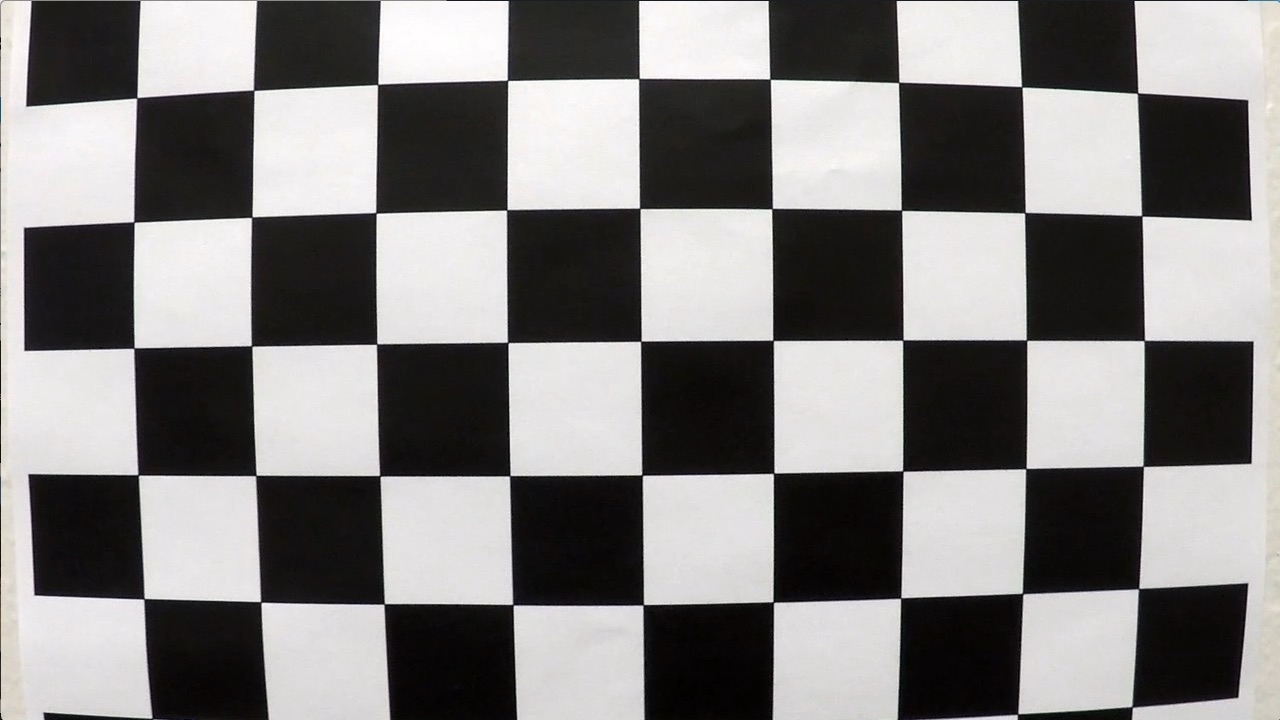
#> input picture camera_cal/calibration1.jpg, 1280 x 720 px; its folder holds only this picture in this run
$ jupyter execute --allow-errors 'Advanced Lane Finding.ipynb'   (shell and % lines are left out)   (older library calls are emulated)
#> lines starting #> are read from the running program, lines starting #| are printed output that depends on the picture; after the words box and inside, x2 and y2 are one past the last pixel; in counts of white or black regions, pixels touching at a corner belong together
[cell 1]
# imports
import numpy as np
import cv2
import glob
import matplotlib.pyplot as plt
import matplotlib.image as mpimg
from moviepy.editor import VideoFileClip

[cell 2]
# perform camera calibration
images = glob.glob('camera_cal/calibration*.jpg')
object_pts = []
image_pts = []
nx = 9
ny = 6
objpts = np.zeros((ny*nx,3),np.float32)
objpts[:,:2] = np.mgrid[0:nx,0:ny].T.reshape(-1,2)
for image in images:
    gray = cv2.cvtColor(plt.imread(image),cv2.COLOR_RGB2GRAY)
#> gray: shape (720, 1280); min 0, max 255, mean 128.9
    ret, corners = cv2.findChessboardCorners(gray,(nx,ny),None)
#> ret = False; corners = None
    if ret == True:
        image_pts.append(corners)
        object_pts.append(objpts)

[cell 3]
# undistort image
def undistort(img):
    ret, mtx, dist, rvecs, tvecs = cv2.calibrateCamera(object_pts, image_pts, img.shape[1:], None, None)
    undist = cv2.undistort(img, mtx, dist, None, mtx)
    return undist

distorted = mpimg.imread('test_images/test6.jpg')
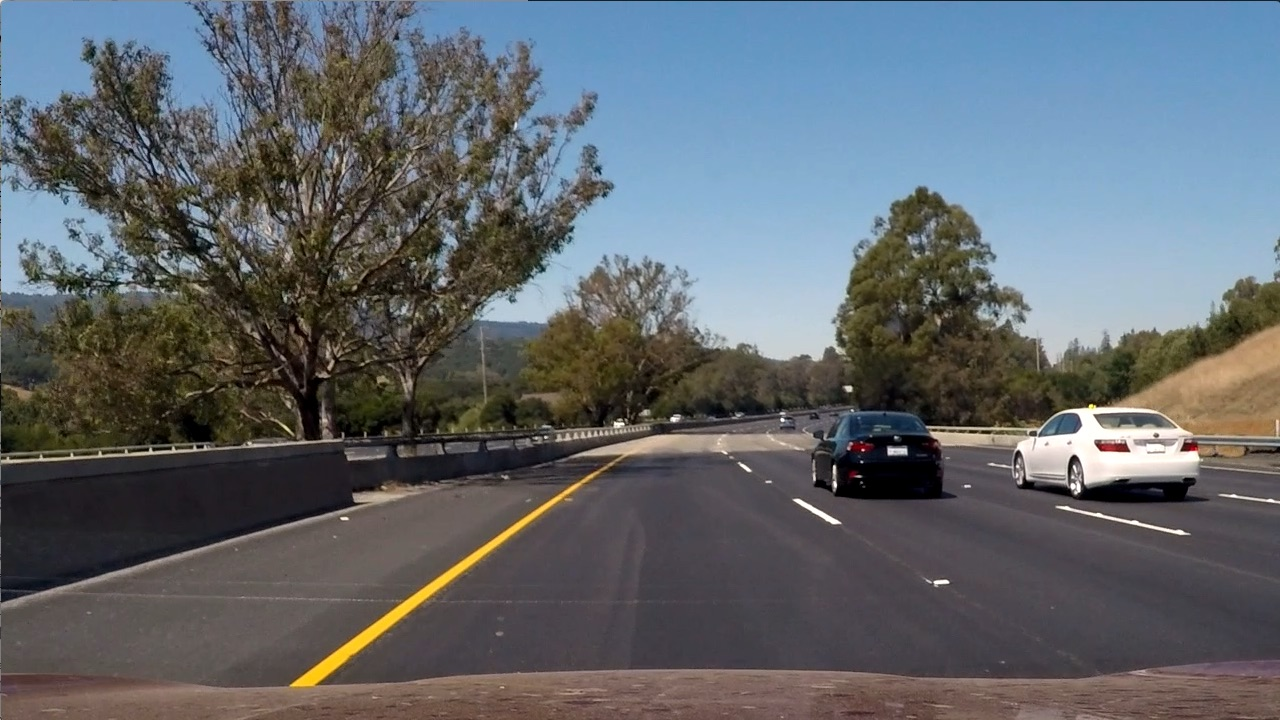
#> input picture test_images/test6.jpg, 1280 x 720 px
#> distorted is the input picture: shape (720, 1280, 3); mean R, G, B 97, 102.6, 107.9
f, (ax1, ax2) = plt.subplots(1, 2, figsize=(20,10))
ax1.set_title('original image')
ax1.imshow(distorted,cmap='gray')
ax2.set_title('undistorted image')
#> (the rest of this cell did not finish here and is left out)

[cell 4]
# Use color transforms, gradients, etc., to create a thresholded binary image.
def sobel(img, direction, ksize): # grayscale image
    if direction == 'x':
        sobel_x = cv2.Sobel(img,cv2.CV_64F,1,0,ksize)
        return sobel_x
    elif direction == 'y':
        sobel_y = cv2.Sobel(img,cv2.CV_64F,0,1,ksize)
        return sobel_y

def sobel_binary(img,direction,ksize,min_thres,max_thres):
    gray = cv2.cvtColor(img,cv2.COLOR_RGB2GRAY)
    sobel_x = sobel(gray,direction,ksize)
    sobel_x_abs = np.absolute(sobel_x)
    sobel_x_scale = 255*(sobel_x_abs/np.max(sobel_x_abs))
    binary_x = np.zeros_like(sobel_x_scale)
    binary_x[(sobel_x_scale >= min_thres) & (sobel_x_scale <= max_thres)]=1
    return binary_x

def dir_threshold(img,ksize=15,thres=(0,np.pi/2)):
    gray = cv2.cvtColor(img,cv2.COLOR_RGB2GRAY)
    sobel_x = cv2.Sobel(gray,cv2.CV_64F,1,0,ksize=ksize)
    sobel_y = cv2.Sobel(gray,cv2.CV_64F,0,1,ksize=ksize)
    sobel_x_abs = np.absolute(sobel_x)
    sobel_y_abs = np.absolute(sobel_y)
    arctan = np.arctan2(sobel_y_abs,sobel_x_abs)
    binary_arctan = np.zeros_like(arctan)
    binary_arctan[(arctan >= thres[0]) & (arctan <= thres[1])]=1
    return binary_arctan

def mag_thresh(img,ksize=3,thresh=(0,255)):
    gray = cv2.cvtColor(img,cv2.COLOR_RGB2GRAY)
    sobel_x = cv2.Sobel(gray,cv2.CV_64F,1,0,ksize=ksize)
    sobel_y = cv2.Sobel(gray,cv2.CV_64F,0,1,ksize=ksize)
    sobel = np.zeros_like(sobel_x)
    for i in range(len(sobel)):
        sobel[i] = np.sqrt(np.power(sobel_x[i],2)+np.power(sobel_y[i],2))
    sobel_scale = np.int8(255*sobel/np.max(sobel))
    binary = np.zeros_like(sobel_scale)
    binary[(sobel_scale >= thresh[0]) & (sobel_scale <= thresh[1])]=1
    return binary

def hls_select(img, thresh=(0, 255)):
    hls = cv2.cvtColor(img,cv2.COLOR_RGB2HLS)
    hls_s = hls[:,:,2]
    binary_output = np.zeros_like(hls_s)
    binary_output[(hls_s>thresh[0]) & (hls_s<=thresh[1])]=1
    return binary_output

def luv_select(img, thresh=(0, 255)): # decting white lines even in dark shadows
    luv = cv2.cvtColor(img,cv2.COLOR_RGB2LUV)
    luv_l = luv[:,:,0]
    binary_output = np.zeros_like(luv_l)
    binary_output[(luv_l>thresh[0]) & (luv_l<=thresh[1])]=1
    return binary_output

def lab_b_select(img, thresh=(0, 255)): # decting yellow lines even in dark shadows
    lab_b = cv2.cvtColor(img,cv2.COLOR_RGB2LAB)
    lab_b = img[:,:,2]
    binary_output = np.zeros_like(lab_b)
    binary_output[(lab_b>thresh[0]) & (lab_b<=thresh[1])]=1
    return binary_output

img = mpimg.imread('test_images/straight_lines2.jpg')
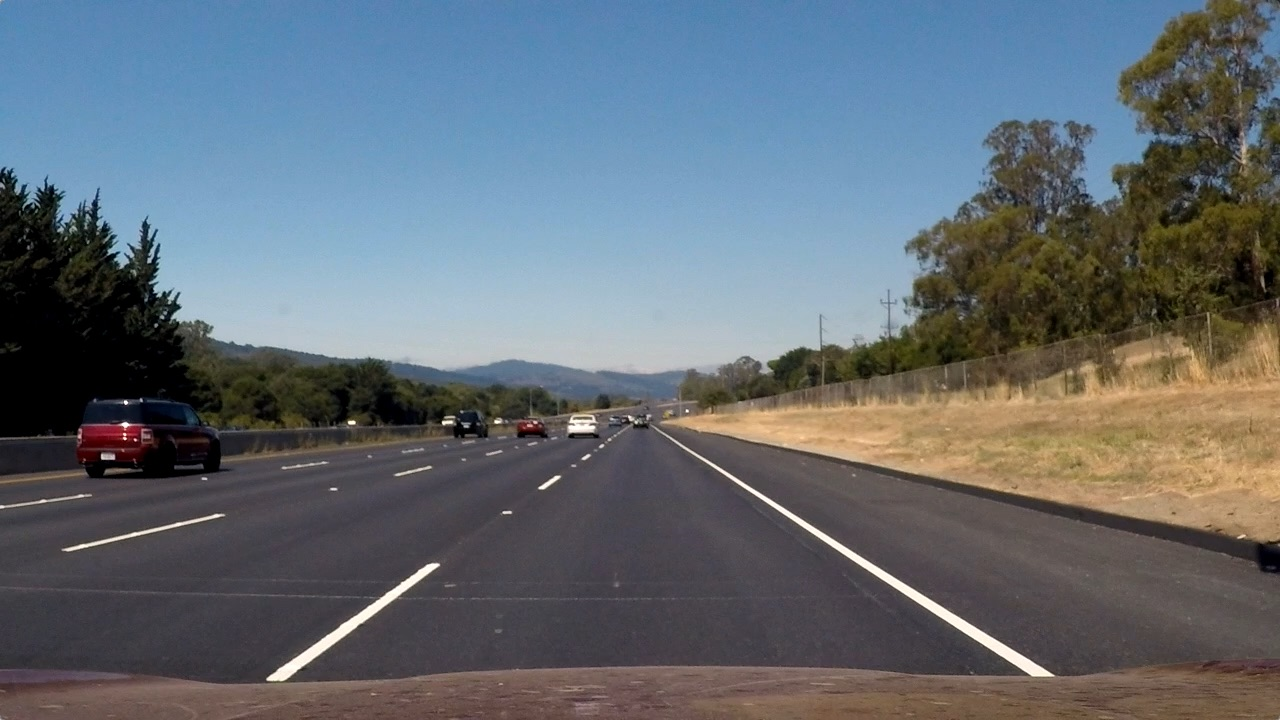
#> input picture test_images/straight_lines2.jpg, 1280 x 720 px
#> img is the input picture: shape (720, 1280, 3); mean R, G, B 99.4, 107.7, 115.1
binary_x = sobel_binary(img,'x',5,30,200)
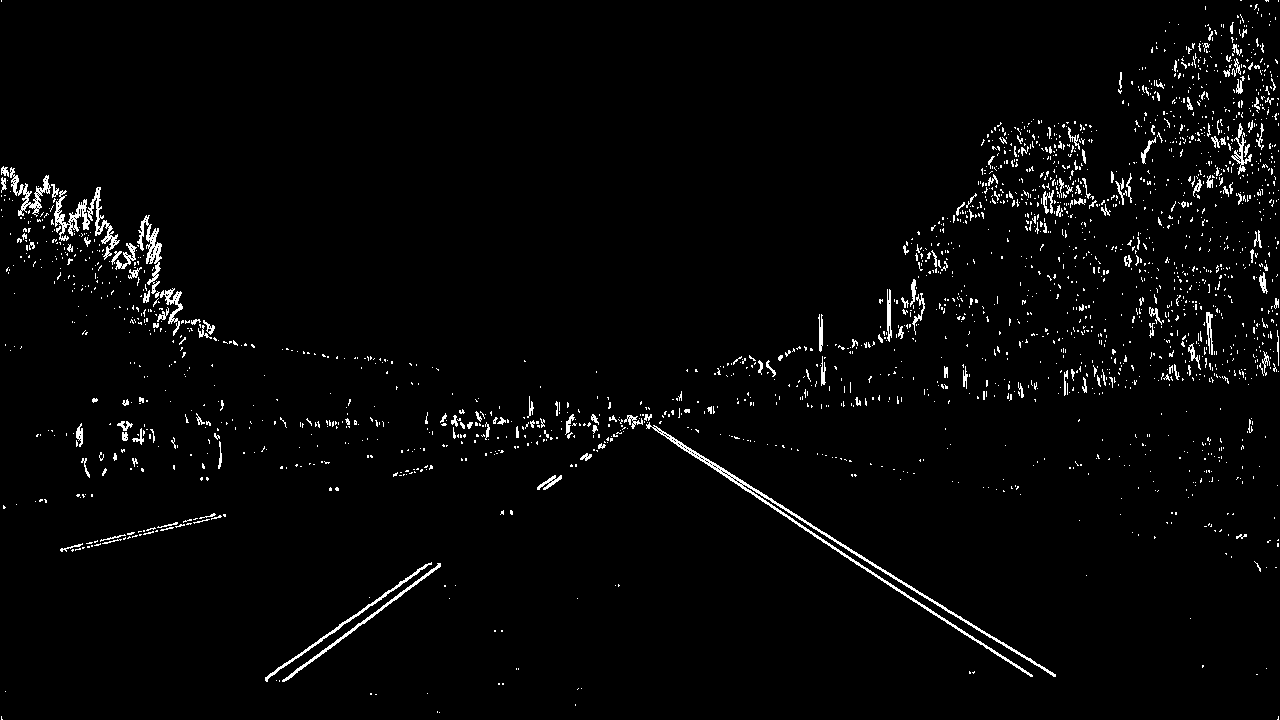
#> binary_x: shape (720, 1280) float64; values 0 (black) and 1 (white), 2.5% white in thin lines or dots
direction_thres = dir_threshold(img,15,(0.7,1.3))
#> direction_thres: shape (720, 1280) float64; values 0 (black) and 1 (white), 40.5% white in thin lines or dots
magnitude_thres = mag_thresh(img,3,(90,200))
#> magnitude_thres: shape (720, 1280) int8; values 0 (black) and 1 (white), 0.44% white in thin lines or dots, all inside (x1, y1, x2, y2) = (0, 65, 1280, 696)
hls_s = hls_select(img,thresh=(90,255))
#> in hls_select, `hls = cv2.cvtColor(img,cv2.COLOR_RGB2HLS)`: hls: shape (720, 1280, 3); mean of channels 0, 1, 2 81.7, 107, 62.5
#> hls_s: shape (720, 1280); values 0 (black) and 1 (white), 37.9% white; 1336 white regions (1139 under 20 px), largest, box (x1, y1, x2, y2) and area: (0, 0, 1164, 292) 259355, (828, 149, 1280, 381) 30703, (676, 387, 1062, 474) 11659
lab_o = lab_b_select(img,thresh=(155,200))
#> in lab_b_select, `lab_b = cv2.cvtColor(img,cv2.COLOR_RGB2LAB)`: lab_b: shape (720, 1280, 3); mean of channels 0, 1, 2 113.8, 128.2, 123.7
#> in lab_b_select, `lab_b = img[:,:,2]`:
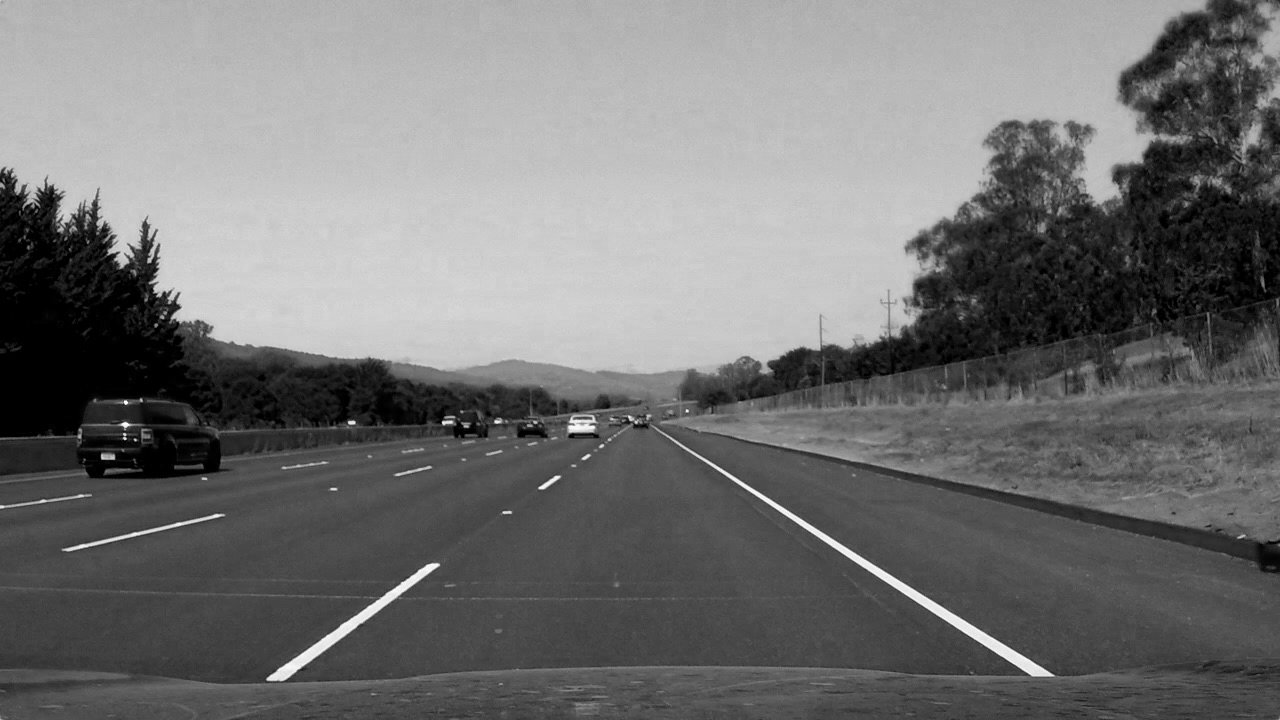
#> lab_b: shape (720, 1280); min 0, max 255, mean 115.1
#> lab_o: shape (720, 1280); values 0 (black) and 1 (white), 27.6% white; 1376 white regions (1319 under 20 px), largest, box (x1, y1, x2, y2) and area: (0, 0, 1205, 375) 246584, (1262, 13, 1280, 57) 488, (429, 198, 474, 219) 298
luv_o = luv_select(img,thresh=(225,255))
#> in luv_select, `luv = cv2.cvtColor(img,cv2.COLOR_RGB2LUV)`: luv: shape (720, 1280, 3); mean of channels 0, 1, 2 113.3, 94.2, 128.4
#> luv_o: shape (720, 1280); values 0 (black) and 1 (white), 0.56% white; 29 white regions (22 under 20 px), largest, box (x1, y1, x2, y2) and area: (693, 453, 1054, 676) 2762, (267, 564, 439, 681) 1748, (66, 523, 184, 551) 231

f, ((ax1, ax2, ax3, ax4), (ax5, ax6, ax7, ax8)) = plt.subplots(2, 4, figsize=(20,10))
ax1.set_title('binary x gradient')
ax1.imshow(binary_x,cmap='gray')

ax2.set_title('thresholds on direction gradient')
ax2.imshow(direction_thres,cmap='gray')

ax3.set_title('magnitude threshold')
ax3.imshow(direction_thres,cmap='gray')

ax4.set_title('hls s select')
ax4.imshow(hls_s,cmap='gray')

combined_binary = np.zeros_like(binary_x)
combined_binary[(binary_x == 1) | (hls_s == 1)|(lab_o==1) |(luv_o==1) ] = 1

ax5.set_title('hls -- s select OR binary x combo')
ax5.imshow(combined_binary,cmap='gray')

combined_binary_1 = np.zeros_like(binary_x)
combined_binary_1[(direction_thres == 1) | (hls_s == 1)] = 1

ax6.set_title('hls -- s select OR magnitude threshold combo')
ax6.imshow(combined_binary_1,cmap='gray')

ax7.set_title('luv -- L select OR magnitude threshold combo')
ax7.imshow(luv_o,cmap='gray')

ax8.set_title('lab -- b select OR magnitude threshold combo')
ax8.imshow(lab_o,cmap='gray')

plt.savefig('output_images/threshold_cases.jpg')

# from all the above selecting combination of HLS - s channel and sobel in x direction
# with thresholds applied

[cell 5]
# apply perspective transformationm  to above binary image
def perspective_transform(gray):
    src = np.float32(
                    [
                        [447,550],
                        [300,650],
                        [874,550],
                        [1050,650]
                    ]
                    )
    dst = np.float32(
                    [
                        [300,550],
                        [300,650],
                        [1050,550],
                        [1050,650]
                    ]
                    )
    M = cv2.getPerspectiveTransform(src, dst)
    warped = cv2.warpPerspective(gray, M, (gray.shape[1],gray.shape[0]), flags=cv2.INTER_LINEAR)
    return warped

def inverse_perspective_transform(img):
    src = np.float32(
                    [
                        [447,550],
                        [300,650],
                        [874,550],
                        [1050,650]
                    ]
                    )
    dst = np.float32(
                    [
                        [300,550],
                        [300,650],
                        [1050,550],
                        [1050,650]
                    ]
                    )
    Minv = cv2.getPerspectiveTransform(dst, src)
    wraped_inv = cv2.warpPerspective(img, Minv, (img.shape[1],img.shape[0]))
    return wraped_inv
wraped = perspective_transform(combined_binary)
plt.imshow(wraped,cmap='gray')
plt.savefig('output_images/perspective_transform.jpg')
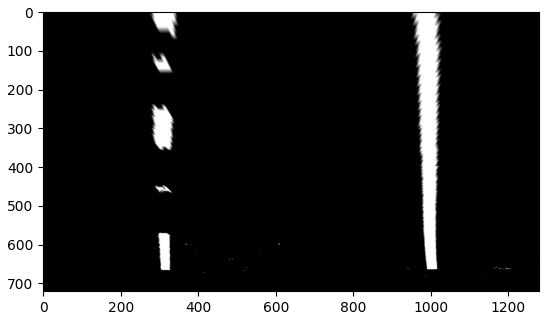
#> figure drawn by matplotlib, 1 panel

[cell 6]
# detect lane pixels
def find_lane_pixels(wraped):
    converted_img = wraped/255
    bottom_half = converted_img[int(converted_img.shape[0]/2):,:]
    histogram = np.sum(bottom_half,axis=0)
    plt.plot(histogram)
    midpoint = np.int(histogram.shape[0]//2)
    left_x_base = np.argmax(histogram[:midpoint])
    right_x_base = np.argmax(histogram[midpoint:]) + midpoint
    nwindows = 9
    margin = 100
    minpix = 50
    window_height = np.int(converted_img.shape[0]//nwindows)
    nonzero = converted_img.nonzero()
    nonzeroy = np.array(nonzero[0])
    nonzerox = np.array(nonzero[1])
    left_x_current = left_x_base
    right_x_current = right_x_base
    left_lane_inds = []
    right_lane_inds = []
    for window in range(nwindows):
        win_y_low = converted_img.shape[0]-(window+1)*window_height
        win_y_high = converted_img.shape[0]-window*window_height
        win_x_left_low = left_x_current-margin
        win_x_left_high = left_x_current+margin
        win_x_right_low = right_x_current-margin
        win_x_right_high = right_x_current+margin
        included_left_inds = ((nonzeroy >= win_y_low) & (nonzeroy < win_y_high) &
            (nonzerox >= win_x_left_low) &  (nonzerox < win_x_left_high)).nonzero()[0]
        included_right_inds = ((nonzeroy >= win_y_low) & (nonzeroy < win_y_high) &
            (nonzerox >= win_x_right_low) &  (nonzerox < win_x_right_high)).nonzero()[0]
        left_lane_inds.append(included_left_inds)
        right_lane_inds.append(included_right_inds)
        if len(included_left_inds) > minpix:
            left_x_current=np.int(np.mean(nonzerox[included_left_inds]))
        if len(included_right_inds) > minpix:
            right_x_current=np.int(np.mean(nonzerox[included_right_inds]))

    left_lane_inds = np.concatenate(left_lane_inds)
    right_lane_inds = np.concatenate(right_lane_inds)

    leftx = nonzerox[left_lane_inds]
    lefty = nonzeroy[left_lane_inds]
    rightx = nonzerox[right_lane_inds]
    righty = nonzeroy[right_lane_inds]

    return leftx,lefty,rightx,righty,left_x_base,right_x_base

[cell 7]
# fit the lane boundary
def fit_polynomial(binary_wraped):
    leftx, lefty, rightx, righty,left_x_base_o,right_x_base_o = find_lane_pixels(binary_wraped)
    left_fit = np.polyfit(lefty, leftx, 2)
    right_fit = np.polyfit(righty, rightx, 2)
    ploty = np.linspace(0, binary_wraped.shape[0]-1, binary_wraped.shape[0] )
    left_fitx = left_fit[0]*ploty**2 + left_fit[1]*ploty + left_fit[2]
    right_fitx = right_fit[0]*ploty**2 + right_fit[1]*ploty + right_fit[2]
#     plt.plot(left_fitx, ploty, color='red') un comment to see lane boundary
#     plt.plot(right_fitx, ploty, color='red')
    dst_from_center = binary_wraped.shape[1]/2-((left_x_base_o+right_x_base_o)/2)
    return binary_wraped,ploty,left_fit,right_fit,left_fitx,right_fitx,dst_from_center

out_img,ploty_out,left_fit_out,right_fit_out,left_fitx_out,right_fitx_out,dst_from_center_out = fit_polynomial(wraped)
plt.imshow(wraped,cmap='gray')
plt.savefig('output_images/lane_poly.jpg')
